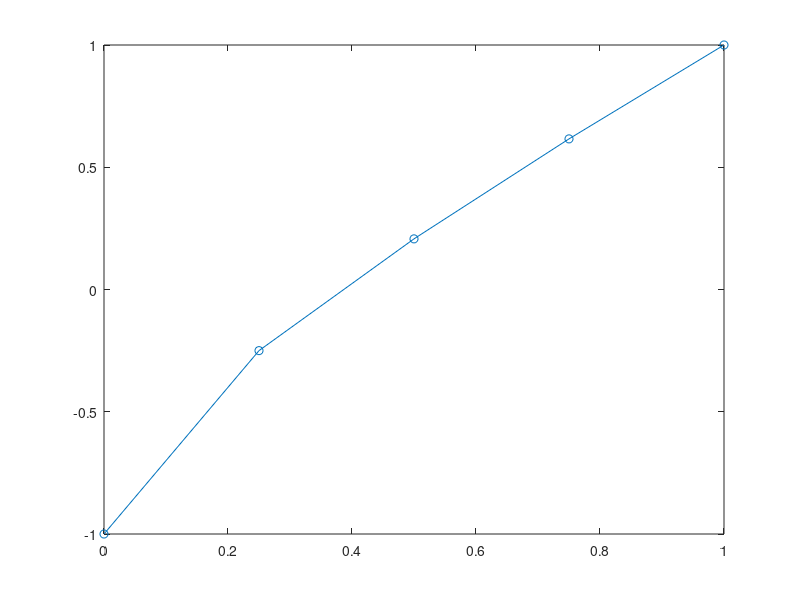

Reproduce this figure in MATLAB.
%%% First Script file for Matlab Workshop
%%% 03/04/2007

clear %% Get rid of all declared variables.

N = 4
x = linspace(0,1,N+1)';
f = x + sqrt(x) -1;

plot(x, f, '-o');